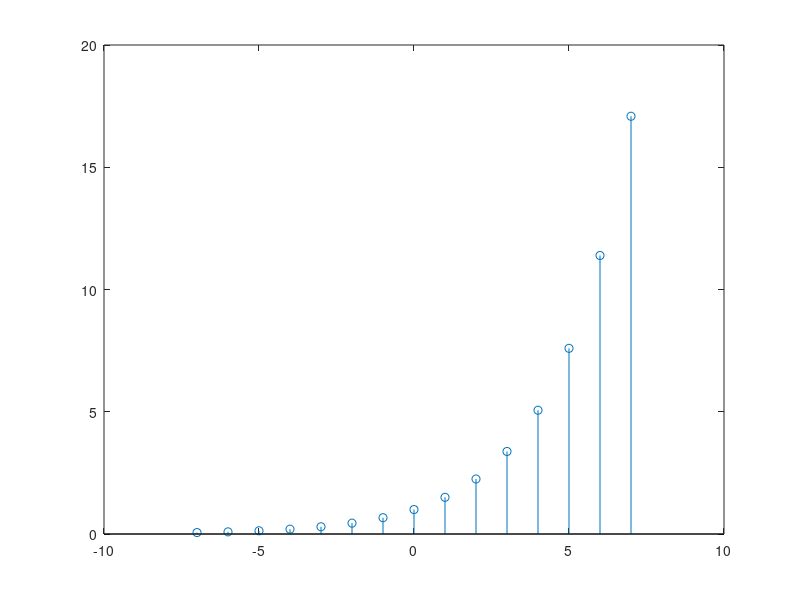

Source code (MATLAB):
%%
%q1
delta=[zeros(1,7),1,zeros(1,7)];
n=-7:7;
stem(n',delta);

%%
%q2
delta=[zeros(1,7),ones(1,8)];
n=-7:7;
stem(n',delta);

%%
%q3
delta=[zeros(1,7),0:7];
n=-7:7;
stem(n',delta);
%%
%q4
n=-7:7;
delta=(1.5).^n;
stem(n',delta);


